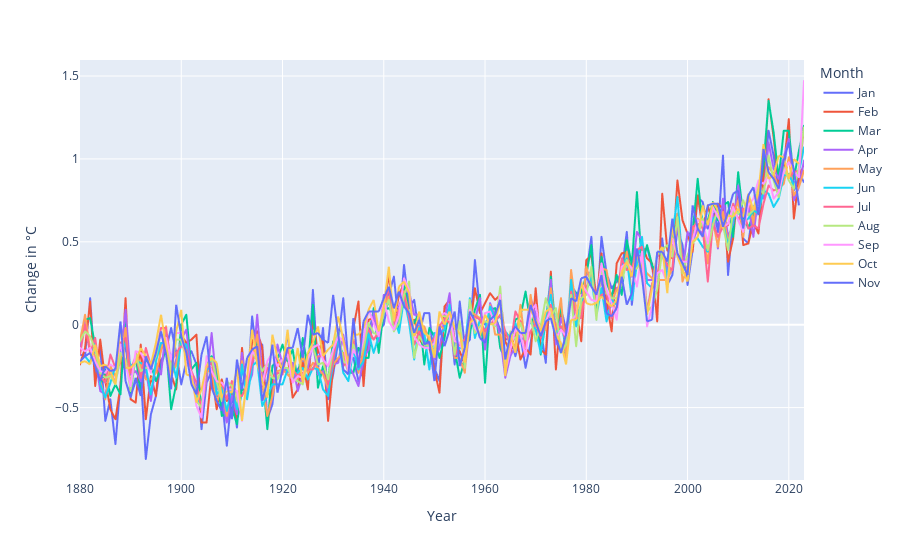

The code cell stored with this chart in its notebook:
### Markdown cell above
NASA's GISS Surface Temperature Analysis (v4) Monthly Global-mean.

### Code cell
years = nasa_data["Year"].tolist()
monthly_column_data = nasa_data.iloc[:,0:12]

nasa_data_melted = pd.melt(monthly_column_data, id_vars=["Year"], var_name="Month", value_name="Change in °C")

fig = px.line(nasa_data_melted, x="Year", y="Change in °C", color="Month")
fig.show()

### Figure 1 — Plotly figure (JSON) as saved in the notebook; plotly's stock layout.template omitted (floating-point values rounded to 4 significant figures; data arrays with more than 128 entries replaced by an {"elided": "..."} marker saying what was removed)
{"data": [{"hovertemplate": "Month=Jan<br>Year=%{x}<br>Change in °C=%{y}<extra></extra>", "legendgroup": "Jan", "line": {"color": "#636efa", "dash": "solid"}, "marker": {"symbol": "circle"}, "mode": "lines", "name": "Jan", "showlegend": true, "type": "scattergl", "x": {"elided": "144 int values"}, "xaxis": "x", "y": {"elided": "144 float values"}, "yaxis": "y"}, {"hovertemplate": "Month=Feb<br>Year=%{x}<br>Change in °C=%{y}<extra></extra>", "legendgroup": "Feb", "line": {"color": "#EF553B", "dash": "solid"}, "marker": {"symbol": "circle"}, "mode": "lines", "name": "Feb", "showlegend": true, "type": "scattergl", "x": {"elided": "144 int values"}, "xaxis": "x", "y": {"elided": "144 float values"}, "yaxis": "y"}, {"hovertemplate": "Month=Mar<br>Year=%{x}<br>Change in °C=%{y}<extra></extra>", "legendgroup": "Mar", "line": {"color": "#00cc96", "dash": "solid"}, "marker": {"symbol": "circle"}, "mode": "lines", "name": "Mar", "showlegend": true, "type": "scattergl", "x": {"elided": "144 int values"}, "xaxis": "x", "y": {"elided": "144 float values"}, "yaxis": "y"}, {"hovertemplate": "Month=Apr<br>Year=%{x}<br>Change in °C=%{y}<extra></extra>", "legendgroup": "Apr", "line": {"color": "#ab63fa", "dash": "solid"}, "marker": {"symbol": "circle"}, "mode": "lines", "name": "Apr", "showlegend": true, "type": "scattergl", "x": {"elided": "144 int values"}, "xaxis": "x", "y": {"elided": "144 float values"}, "yaxis": "y"}, {"hovertemplate": "Month=May<br>Year=%{x}<br>Change in °C=%{y}<extra></extra>", "legendgroup": "May", "line": {"color": "#FFA15A", "dash": "solid"}, "marker": {"symbol": "circle"}, "mode": "lines", "name": "May", "showlegend": true, "type": "scattergl", "x": {"elided": "144 int values"}, "xaxis": "x", "y": {"elided": "144 float values"}, "yaxis": "y"}, {"hovertemplate": "Month=Jun<br>Year=%{x}<br>Change in °C=%{y}<extra></extra>", "legendgroup": "Jun", "line": {"color": "#19d3f3", "dash": "solid"}, "marker": {"symbol": "circle"}, "mode": "lines", "name": "Jun", "showlegend": true, "type": "scattergl", "x": {"elided": "144 int values"}, "xaxis": "x", "y": {"elided": "144 float values"}, "yaxis": "y"}, {"hovertemplate": "Month=Jul<br>Year=%{x}<br>Change in °C=%{y}<extra></extra>", "legendgroup": "Jul", "line": {"color": "#FF6692", "dash": "solid"}, "marker": {"symbol": "circle"}, "mode": "lines", "name": "Jul", "showlegend": true, "type": "scattergl", "x": {"elided": "144 int values"}, "xaxis": "x", "y": {"elided": "144 float values"}, "yaxis": "y"}, {"hovertemplate": "Month=Aug<br>Year=%{x}<br>Change in °C=%{y}<extra></extra>", "legendgroup": "Aug", "line": {"color": "#B6E880", "dash": "solid"}, "marker": {"symbol": "circle"}, "mode": "lines", "name": "Aug", "showlegend": true, "type": "scattergl", "x": {"elided": "144 int values"}, "xaxis": "x", "y": {"elided": "144 float values"}, "yaxis": "y"}, {"hovertemplate": "Month=Sep<br>Year=%{x}<br>Change in °C=%{y}<extra></extra>", "legendgroup": "Sep", "line": {"color": "#FF97FF", "dash": "solid"}, "marker": {"symbol": "circle"}, "mode": "lines", "name": "Sep", "showlegend": true, "type": "scattergl", "x": {"elided": "144 int values"}, "xaxis": "x", "y": {"elided": "144 float values"}, "yaxis": "y"}, {"hovertemplate": "Month=Oct<br>Year=%{x}<br>Change in °C=%{y}<extra></extra>", "legendgroup": "Oct", "line": {"color": "#FECB52", "dash": "solid"}, "marker": {"symbol": "circle"}, "mode": "lines", "name": "Oct", "showlegend": true, "type": "scattergl", "x": {"elided": "144 int values"}, "xaxis": "x", "y": {"elided": "144 str values"}, "yaxis": "y"}, {"hovertemplate": "Month=Nov<br>Year=%{x}<br>Change in °C=%{y}<extra></extra>", "legendgroup": "Nov", "line": {"color": "#636efa", "dash": "solid"}, "marker": {"symbol": "circle"}, "mode": "lines", "name": "Nov", "showlegend": true, "type": "scattergl", "x": {"elided": "144 int values"}, "xaxis": "x", "y": {"elided": "144 str values"}, "yaxis": "y"}], "layout": {"legend": {"title": {"text": "Month"}, "tracegroupgap": 0}, "margin": {"t": 60}, "xaxis": {"anchor": "y", "domain": [0, 1], "title": {"text": "Year"}}, "yaxis": {"anchor": "x", "domain": [0, 1], "title": {"text": "Change in °C"}}}}
